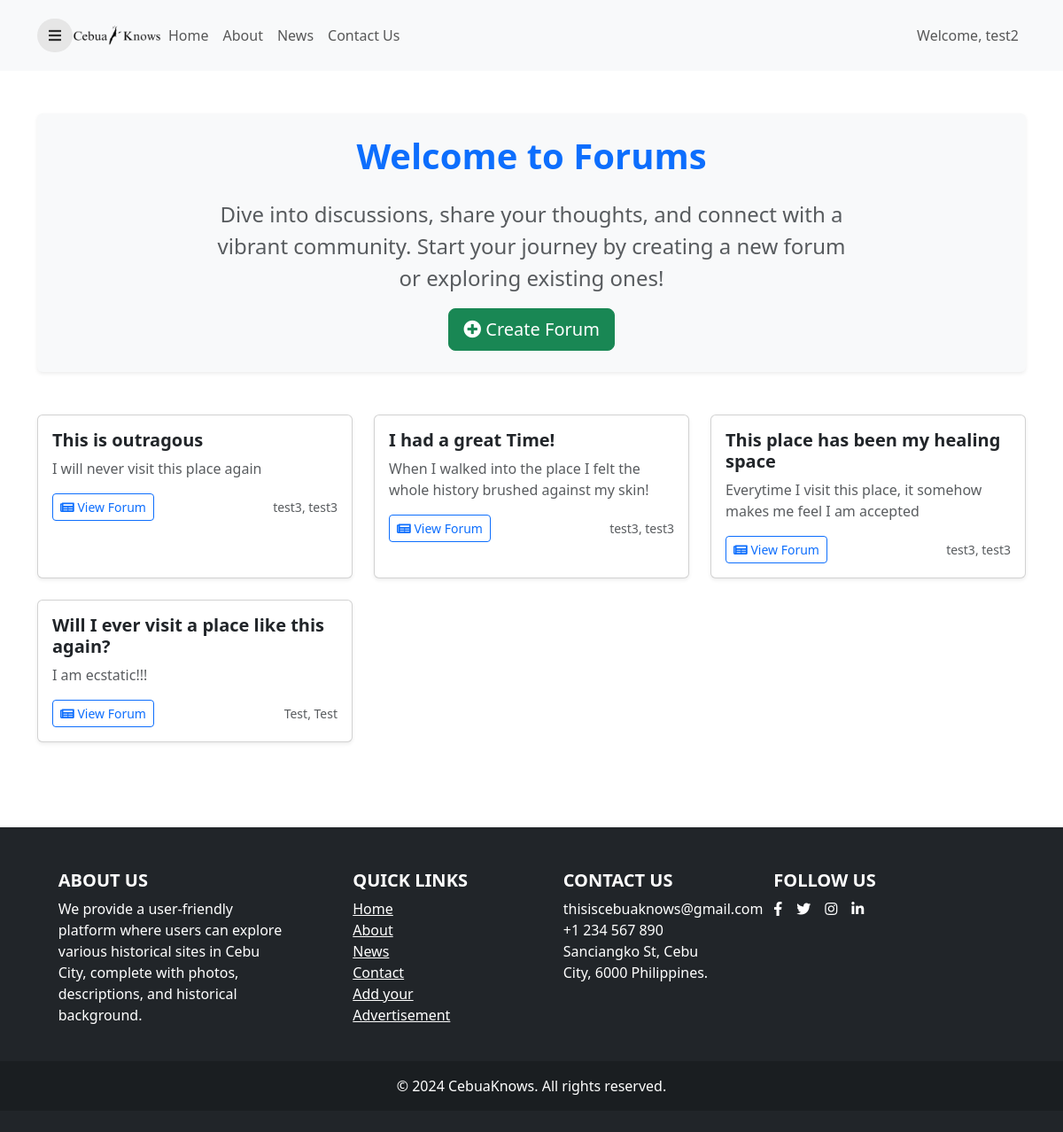
/forum.php?get_content_id=4 (signed in), run on the app's committed database.
### tables this page shows
CREATE TABLE `users` (
  `user_id` int(11) NOT NULL,
  `username` varchar(50) NOT NULL,
  `email` varchar(50) NOT NULL,
  `password` varchar(60) NOT NULL,
  `confirm_password` varchar(50) NOT NULL,
  `firstname` varchar(20) NOT NULL,
  `lastname` varchar(20) NOT NULL,
  `bio` varchar(255) NOT NULL,
  `mobile` varchar(15) NOT NULL,
  `address` varchar(60) NOT NULL,
  `profile_picture` varchar(60) NOT NULL,
  `role` varchar(25) NOT NULL DEFAULT 'Learner'
);

CREATE TABLE `forum` (
  `forum_id` int(11) NOT NULL,
  `forum_topic` varchar(50) NOT NULL,
  `user_id` int(11) NOT NULL,
  `content_id` int(11) NOT NULL,
  `forum_description` text NOT NULL
);

### forum.php (the view, shortened to what this page needs)
<?php
	include "connection.php";
	if(!empty($_SESSION["id"])){
		$id = $_SESSION["id"];
		$result = mysqli_query($conn, "SELECT * FROM users WHERE user_id = '$id' ");
		$row = mysqli_fetch_assoc($result);
	}else{
		header("Location: login.php");
		exit();
	}
?>
<!DOCTYPE html>
<html lang="en">
    <head>
		<link href="https://cdn.jsdelivr.net/npm/bootstrap@5.3.0-alpha3/dist/css/bootstrap.min.css" rel="stylesheet">
		<link href="https://cdnjs.cloudflare.com/ajax/libs/font-awesome/5.15.1/css/all.min.css" rel="stylesheet" />
    </head>
    <body>
		<div class="page">
				<nav class="navbar navbar-expand-lg navbar-light bg-light">
					<div class="container">
						<button id="sidebarToggle" class="btn sidebarToggle">
							<i class="fas fa-bars"></i>
						</button>
						<div class="collapse navbar-collapse" id="navbarNav">
						<a href="dashboard-user.php"><img src="img/land-img/logo.png" alt="Logo" width="100" height="100"></a>
							<ul class="navbar-nav me-auto">
								<li class="nav-item"><a class="nav-link" href="dashboard-user.php">Home</a></li>
								<li class="nav-item"><a class="nav-link" href="about.php">About</a></li>
								<li class="nav-item"><a class="nav-link" href="news.php">News</a></li>
								<li class="nav-item"><a class="nav-link" href="contact.php">Contact Us</a></li>
							</ul>
							<ul class="navbar-nav ms-auto">
								<li class="nav-item"><p class="nav-link" style="margin:0;">Welcome, <?php echo $row["username"]; ?></p></li>
							</ul>
						</div>
					</div>
				</nav>
		</div>
        <div class="container mt-5">
			<div class="p-4 bg-light rounded shadow-sm text-center mb-5">
				<h1 class="fw-bold mb-4 text-primary">Welcome to Forums</h1>
				<p class="col-lg-8 col-md-10 mx-auto fs-4 text-muted">
					Dive into discussions, share your thoughts, and connect with a vibrant community. Start your journey by creating a new forum or exploring existing ones!
				</p>
				<button type="button" data-bs-toggle="modal" data-bs-target="#myModal" class="btn btn-lg btn-success">
					<i class="fas fa-plus-circle"></i> Create Forum
				</button>
			</div>
			<div class="row row-cols-1 row-cols-md-3 g-4">
				<?php
				$content_id = $_GET['get_content_id'];
				$sql = "SELECT * FROM forum INNER JOIN users ON forum.user_id = users.user_id where content_id = '$content_id'";
				$result = mysqli_query($conn, $sql);
				?>
				<?php
				if($result){
					while($row = mysqli_fetch_assoc($result)){
				?>
				<div class="col">
					<div class="card shadow-sm h-100">
						<div class="card-body">
							<h5 class="card-title fw-bold"><?php echo $row['forum_topic']; ?></h5>
							<p class="card-text text-muted truncate"><?php echo $row['forum_description']; ?></p>
							<div class="d-flex justify-content-between align-items-center">
								<a href="forum_page.php?forum_id=<?php echo $row['forum_id']; ?>" class="btn btn-outline-primary btn-sm">
									<i class="fas fa-newspaper"></i> View Forum
								</a>
								<small class="text-muted"><?php echo $row['lastname'] . ', ' . $row['firstname']; ?></small>
							</div>
						</div>
					</div>
				</div>
				<?php
					}
				} else {
					echo "<div class='col-12 text-center text-muted'>No forums yet. Start the conversation!</div>";
				}
				?>
			</div>
		</div>
		<br>
		<br>
		<br>
		<br>
		<footer class="bg-dark text-white pt-5 pb-4">
			<div class="container text-center text-md-start">
				<div class="row text-center text-md-start">
					<div class="col-md-3 col-lg-3 col-xl-3 mx-auto mb-4">
						<h5 class="text-uppercase fw-bold">About Us</h5>
						<p>We provide a user-friendly platform where users can explore various historical sites in Cebu City, complete with photos, descriptions, and historical background.</p>
					</div>
					<div class="col-md-2 col-lg-2 col-xl-2 mx-auto mb-4">
						<h5 class="text-uppercase fw-bold">Quick Links</h5>
						<ul class="list-unstyled">
							<li> <a href="dashboard-user.php" class="text-white ">Home</a> </li>
							<li> <a href="about.php" class="text-white ">About</a> </li>
							<li> <a href="news.php" class="text-white ">News</a> </li>
							<li> <a href="contact.php" class="text-white ">Contact</a> </li>
							<li> <a href="advertisement.php" class="text-white ">Add your Advertisement</a></li>
						</ul>
					</div>
					<div class="col-md-3 col-lg-2 col-xl-2 mx-auto mb-4">
						<h5 class="text-uppercase fw-bold">Contact Us</h5>
						<ul class="list-unstyled">
							<li>thisiscebuaknows@gmail.com</li>
							<li>+1 234 567 890</li>
							<li>Sanciangko St, Cebu City, 6000 Philippines.</li>
						</ul>
					</div>
					<div class="col-12 col-md-4 col-lg-3 mx-auto mb-4">
						<h5 class="text-uppercase fw-bold text-center text-md-start">Follow Us</h5>
						<div class="d-flex justify-content-center justify-content-md-start">
							<a href="#" class="text-white me-3">
								<i class="fab fa-facebook-f"></i>
							</a>
							<a href="#" class="text-white me-3">
								<i class="fab fa-twitter"></i>
							</a>
							<a href="#" class="text-white me-3">
								<i class="fab fa-instagram"></i>
							</a>
							<a href="#" class="text-white">
								<i class="fab fa-linkedin-in"></i>
							</a>
						</div>
					</div>
				</div>
			</div>
			<div class="text-center p-3" style="background-color: rgba(0, 0, 0, 0.2);"> © 2024 CebuaKnows. All rights reserved. </div>
		</footer>
    </body>
</html>

### forum.php (style rules this page uses)
.truncate { display: -webkit-box; -webkit-box-orient: vertical; -webkit-line-clamp: 2; overflow: hidden; text-overflow: ellipsis; max-width: 100%; }
.sidebarToggle { font-size: 16px; color: rgba(0, 0, 0, 0.8); z-index: 999; background-color: #e6e6e6; transition: all 0.3s ease; border-radius: 50px; }
.navbar { width:100%; height:10vh; }

### data on the page
users: username "test2"
forum: forum_topic "This is outragous", forum_description "I will never visit this place again", user.lastname "test3", user.firstname "test3"
forum: forum_topic "I had a great Time!", forum_description "When I walked into the place I felt the whole history brushed against my skin!", user.lastname "test3", user.firstname "test3"
forum: forum_topic "This place has been my healing space", forum_description "Everytime I visit this place, it somehow makes me feel I am accepted", user.lastname "test3", user.firstname "test3"
forum: forum_topic "Will I ever visit a place like this again?", forum_description "I am ecstatic!!!", user.lastname "Test", user.firstname "Test"
